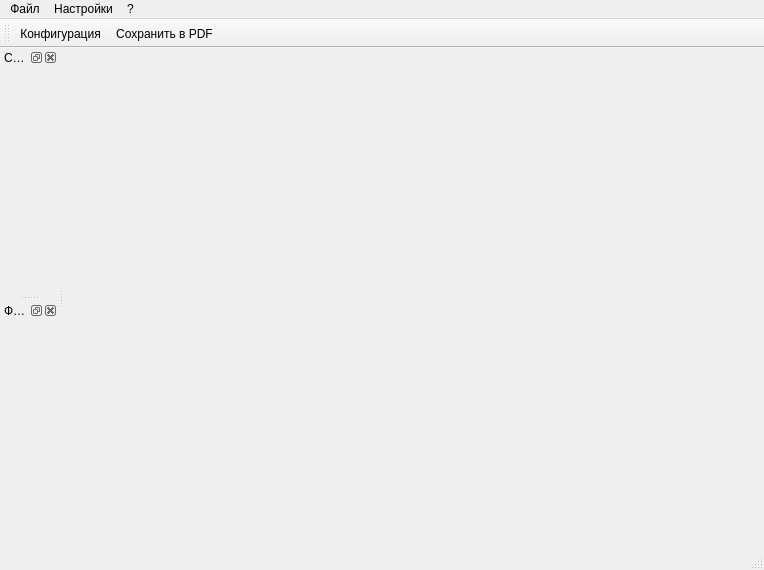
<?xml version="1.0" encoding="UTF-8"?>
<ui version="4.0">
 <class>MainWindow</class>
 <widget class="QMainWindow" name="MainWindow">
  <property name="windowModality">
   <enum>Qt::NonModal</enum>
  </property>
  <property name="geometry">
   <rect>
    <x>0</x>
    <y>0</y>
    <width>764</width>
    <height>570</height>
   </rect>
  </property>
  <property name="windowTitle">
   <string notr="true">ImgToPdfConverter</string>
  </property>
  <property name="windowIcon">
   <iconset resource="images.qrc">
    <normaloff>:/ImgToPdfConverter.png</normaloff>:/ImgToPdfConverter.png</iconset>
  </property>
  <property name="dockOptions">
   <set>QMainWindow::AllowNestedDocks|QMainWindow::AllowTabbedDocks|QMainWindow::AnimatedDocks</set>
  </property>
  <widget class="QWidget" name="centralWidget">
   <layout class="QHBoxLayout" name="horizontalLayout">
    <property name="spacing">
     <number>0</number>
    </property>
    <property name="leftMargin">
     <number>0</number>
    </property>
    <property name="topMargin">
     <number>0</number>
    </property>
    <property name="rightMargin">
     <number>0</number>
    </property>
    <property name="bottomMargin">
     <number>0</number>
    </property>
   </layout>
  </widget>
  <widget class="QMenuBar" name="menuBar">
   <property name="geometry">
    <rect>
     <x>0</x>
     <y>0</y>
     <width>764</width>
     <height>21</height>
    </rect>
   </property>
   <property name="defaultUp">
    <bool>false</bool>
   </property>
   <property name="nativeMenuBar">
    <bool>true</bool>
   </property>
   <widget class="QMenu" name="menuFile">
    <property name="title">
     <string>Файл</string>
    </property>
    <addaction name="actionAddToSendDialog"/>
    <addaction name="actionExit"/>
   </widget>
   <widget class="QMenu" name="menuSettings">
    <property name="title">
     <string>Настройки</string>
    </property>
    <addaction name="separator"/>
    <addaction name="actionConfigure"/>
   </widget>
   <widget class="QMenu" name="menu">
    <property name="title">
     <string>?</string>
    </property>
    <addaction name="actionAbout"/>
    <addaction name="separator"/>
    <addaction name="separator"/>
   </widget>
   <addaction name="menuFile"/>
   <addaction name="menuSettings"/>
   <addaction name="menu"/>
  </widget>
  <widget class="QStatusBar" name="statusBar"/>
  <widget class="QToolBar" name="settingsToolBar">
   <property name="windowTitle">
    <string>Тулбар настроек</string>
   </property>
   <property name="iconSize">
    <size>
     <width>24</width>
     <height>24</height>
    </size>
   </property>
   <attribute name="toolBarArea">
    <enum>TopToolBarArea</enum>
   </attribute>
   <attribute name="toolBarBreak">
    <bool>false</bool>
   </attribute>
   <addaction name="actionConfigure"/>
   <addaction name="actionSaveToPdf"/>
  </widget>
  <widget class="QDockWidget" name="dockWidget_2">
   <property name="windowTitle">
    <string>Список файлов</string>
   </property>
   <attribute name="dockWidgetArea">
    <number>1</number>
   </attribute>
   <widget class="QWidget" name="dockWidgetContents_6">
    <layout class="QVBoxLayout" name="verticalLayout_6">
     <property name="spacing">
      <number>0</number>
     </property>
     <property name="leftMargin">
      <number>0</number>
     </property>
     <property name="topMargin">
      <number>0</number>
     </property>
     <property name="rightMargin">
      <number>0</number>
     </property>
     <property name="bottomMargin">
      <number>0</number>
     </property>
     <item>
      <widget class="FileListWidget" name="fileList" native="true"/>
     </item>
    </layout>
   </widget>
  </widget>
  <widget class="QDockWidget" name="dockWidget_3">
   <property name="windowTitle">
    <string>Фото</string>
   </property>
   <attribute name="dockWidgetArea">
    <number>1</number>
   </attribute>
   <widget class="QWidget" name="dockWidgetContents_7">
    <layout class="QVBoxLayout" name="verticalLayout_7">
     <property name="spacing">
      <number>0</number>
     </property>
     <property name="leftMargin">
      <number>0</number>
     </property>
     <property name="topMargin">
      <number>0</number>
     </property>
     <property name="rightMargin">
      <number>0</number>
     </property>
     <property name="bottomMargin">
      <number>0</number>
     </property>
     <item>
      <widget class="CustomWidgetsQt::ResizableView" name="photoViewer" native="true"/>
     </item>
    </layout>
   </widget>
  </widget>
  <action name="actionExit">
   <property name="text">
    <string>Выход</string>
   </property>
   <property name="whatsThis">
    <string>Закрывает программу</string>
   </property>
   <property name="shortcut">
    <string>Alt+X</string>
   </property>
  </action>
  <action name="actionConfigure">
   <property name="text">
    <string>Конфигурация</string>
   </property>
   <property name="whatsThis">
    <string>Открывает окно редактирования настроек программы</string>
   </property>
   <property name="shortcut">
    <string>Ctrl+O</string>
   </property>
  </action>
  <action name="actionAbout">
   <property name="text">
    <string>О программе</string>
   </property>
   <property name="whatsThis">
    <string>Открывает окно &quot;О программе&quot;</string>
   </property>
  </action>
  <action name="actionSaveToPdf">
   <property name="text">
    <string>Сохранить в PDF</string>
   </property>
  </action>
  <action name="actionAddToSendDialog">
   <property name="text">
    <string>Добавить в &quot;Отправить&quot;</string>
   </property>
  </action>
 </widget>
 <layoutdefault spacing="6" margin="11"/>
 <customwidgets>
  <customwidget>
   <class>CustomWidgetsQt::ResizableView</class>
   <extends>QWidget</extends>
   <header>CustomWidgets/ResizableView/resizableview.h</header>
  </customwidget>
  <customwidget>
   <class>FileListWidget</class>
   <extends>QWidget</extends>
   <header>FileListWidget.h</header>
   <container>1</container>
  </customwidget>
 </customwidgets>
 <resources>
  <include location="images.qrc"/>
 </resources>
 <connections/>
</ui>
